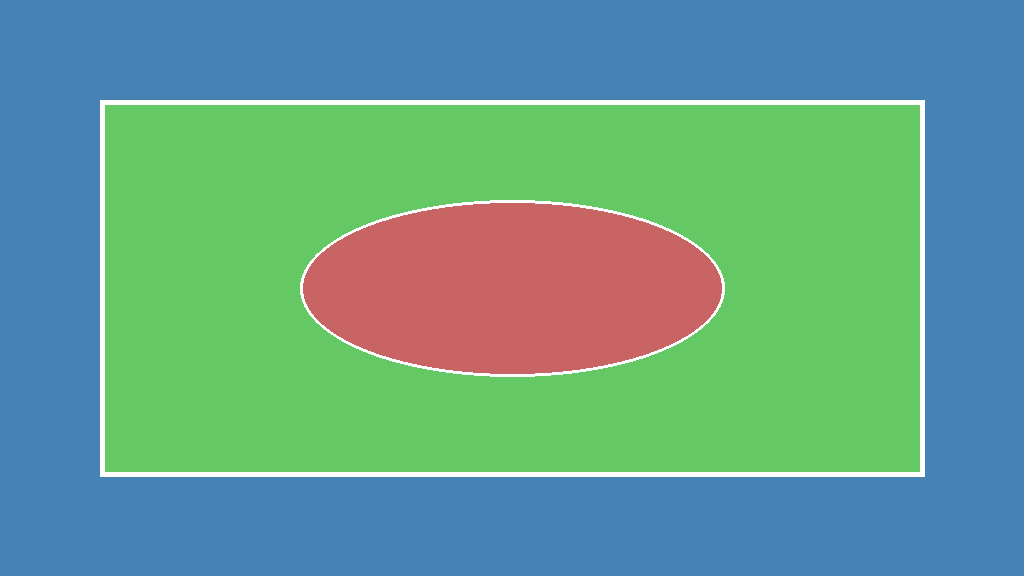
#> input picture backend/test_input.png, 1024 x 576 px
$ python -i huggingface_service.py   (imports and definitions only)
#> lines starting #> are read from the running program, lines starting #| are printed output that depends on the picture
# -*- coding: utf-8 -*-
"""
HuggingFace AI Service Integration
Provides Image-to-Video conversion using Stable Video Diffusion
with fallback to local animation
"""

import requests
import os
from typing import Optional
from config import HUGGINGFACE_TOKEN, DEEPAI_API_KEY

class HuggingFaceService:
    """AI service for Image-to-Video conversion using DeepAI"""

    def __init__(self):
        self.api_key = HUGGINGFACE_TOKEN
        self.deepai_key = DEEPAI_API_KEY
        self.headers = {"Authorization": f"Bearer {self.api_key}"}
        self.base_url = "https://api-inference.huggingface.co/models"
        self.use_fallback = False
        print(f"[AI Service] Initialized with DeepAI key: {self.deepai_key[:20]}...")

    def _create_animated_video_fallback(self, image_path: str, output_path: str) -> str:
        """Create animated video using local libraries (fallback method)"""
#> called with image_path = 'test_input.png', output_path = 'test_input_animated.mp4'
        try:
            from PIL import Image
            import numpy as np
            import cv2

            print("[HuggingFace] Using fallback: Creating animated video with zoom/pan effects")

            # Load image
            img = Image.open(image_path)
#> img is the input picture: PIL image 1024x576 RGB; mean R, G, B 99.2, 158.7, 141.7
            img = img.convert('RGB')

            # Resize to reasonable dimensions
            max_size = 1024
            if max(img.size) > max_size:
                ratio = max_size / max(img.size)
                new_size = tuple(int(dim * ratio) for dim in img.size)
                img = img.resize(new_size, Image.Resampling.LANCZOS)

            img_array = np.array(img)
            height, width = img_array.shape[:2]
#> height = 576; width = 1024

            # Video settings
            fps = 30
            duration = 5  # Increased to 5 seconds for smoother animation
            num_frames = fps * duration

            # Create video writer with H.264 codec for better browser compatibility
            # Try different codecs in order of preference
            fourcc_options = [
                cv2.VideoWriter_fourcc(*'avc1'),  # H.264 - best for web
                cv2.VideoWriter_fourcc(*'H264'),  # Alternative H.264
                cv2.VideoWriter_fourcc(*'X264'),  # x264 encoder
                cv2.VideoWriter_fourcc(*'mp4v'),  # Fallback
            ]

            out = None
            for fourcc in fourcc_options:
                out = cv2.VideoWriter(output_path, fourcc, fps, (width, height))
                if out.isOpened():
                    print(f"[HuggingFace] Using codec: {fourcc}")
                    break
                out.release()

            if out is None or not out.isOpened():
                raise Exception("Could not initialize video writer with any codec")

            print(f"[HuggingFace] Generating {num_frames} frames at {fps} FPS with advanced animations...")

            # Enhanced animation: Zoom + Pan + Slight Rotation
            for i in range(num_frames):
                progress = i / num_frames

                # Smooth easing function (ease-in-out)
                eased_progress = 0.5 - 0.5 * np.cos(progress * np.pi)

                # Dynamic zoom (1.0 to 1.3 with ease)
                zoom = 1.0 + (0.3 * eased_progress)

                # Pan effect (move from bottom-right to top-left slightly)
                pan_x = int((width * 0.1) * (1 - eased_progress))
                pan_y = int((height * 0.1) * (1 - eased_progress))

                # Calculate crop region for zoom with pan
                crop_w = int(width / zoom)
                crop_h = int(height / zoom)

                # Center point with pan offset
                center_x = (width // 2) + pan_x
                center_y = (height // 2) + pan_y

                x = max(0, min(width - crop_w, center_x - crop_w // 2))
                y = max(0, min(height - crop_h, center_y - crop_h // 2))

                # Crop the image
                cropped = img_array[y:y+crop_h, x:x+crop_w]

                # Resize to original dimensions
                frame = cv2.resize(cropped, (width, height), interpolation=cv2.INTER_LANCZOS4)

                # Add subtle brightness variation (pulsing effect)
                brightness_factor = 1.0 + (0.05 * np.sin(progress * np.pi * 2))
                frame = np.clip(frame * brightness_factor, 0, 255).astype(np.uint8)

                # Optional: Add slight rotation for first/last frames (smooth transition)
                if i < fps * 0.5 or i > num_frames - (fps * 0.5):
                    rotation_angle = 0.5 * np.sin(progress * np.pi * 2)
                    M = cv2.getRotationMatrix2D((width/2, height/2), rotation_angle, 1.0)
                    frame = cv2.warpAffine(frame, M, (width, height), borderMode=cv2.BORDER_REFLECT)

                # Convert RGB to BGR for OpenCV
                frame_bgr = cv2.cvtColor(frame, cv2.COLOR_RGB2BGR)

                out.write(frame_bgr)
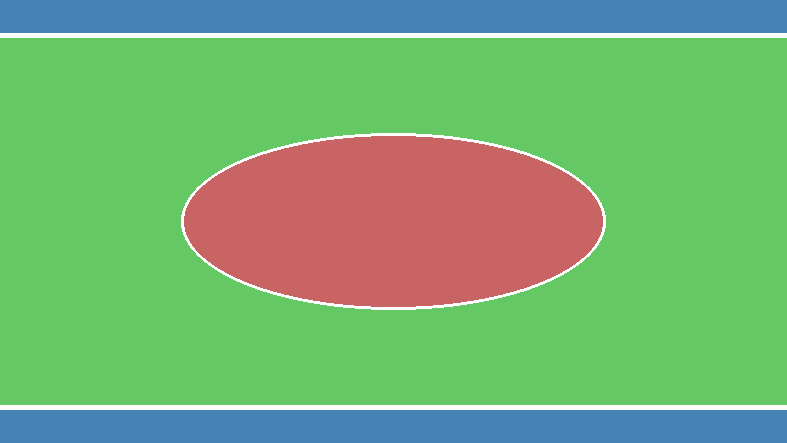
#> cropped: shape (443, 787, 3); mean R, G, B 116.4, 175.1, 116.6
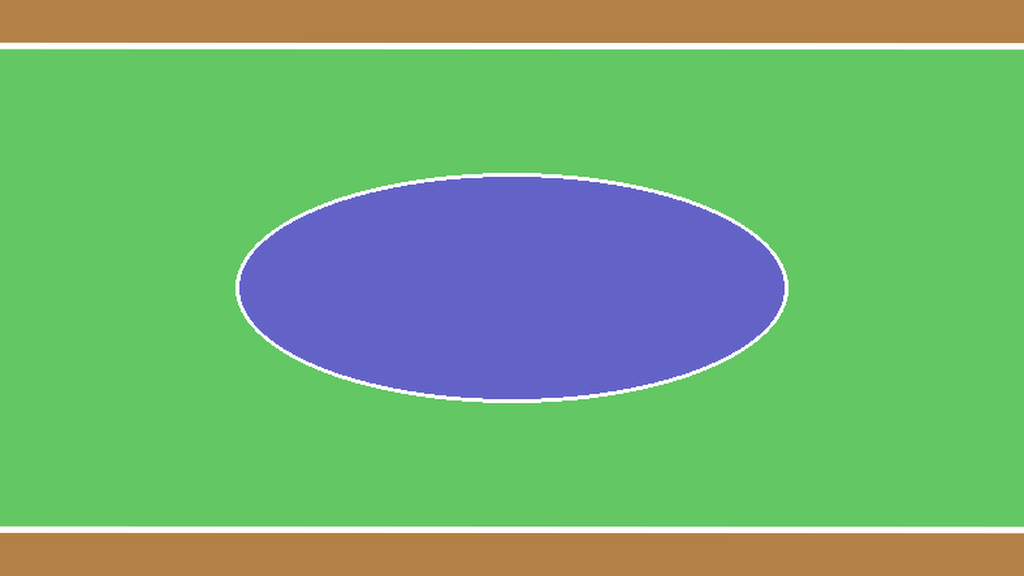
#> frame_bgr: shape (576, 1024, 3); mean R, G, B 115.5, 174, 115.3

            out.release()

            # Verify the file was created and has content
            if not os.path.exists(output_path):
                raise Exception("Video file was not created")

            file_size = os.path.getsize(output_path)
            if file_size == 0:
                raise Exception("Video file is empty")

            print(f"[HuggingFace] ✅ Fallback video created: {output_path} ({file_size} bytes)")

            return output_path

        except ImportError as e:
            raise Exception(f"Required libraries not installed: {e}. Install with: pip install opencv-python pillow numpy")
        except Exception as e:
#> (the run stopped early here; a loop or call above may not have finished)
